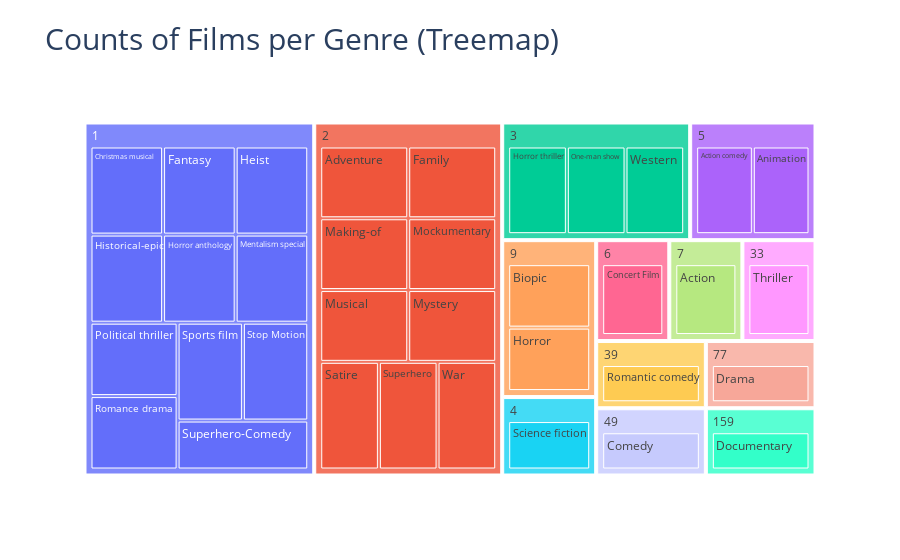

The notebook cell saved with this chart:
### Markdown cell above
# Guiding Question #3
### How many Netflix Originals were created per Genre?
Question 3 shows us a breakdown of the frequency of Netflix Originals that Netflix creates per genre. This can help Netflix understand if they are producing an excessive amount of only a few types of genres in comparison to others, and if they should diversify the original content they provide. It can also show Netflix what content they have an opportunity to make more of if there is not too much original content for certain genres.

### Code cell
df_plot = df_value_counts.sort_values(['Counts for Genres'], ascending = False)
display(df_value_counts)

# plot the treemap for all genres
fig2 = px.treemap(df_plot, path=['Counts for Genres','Genre'], title = "Counts of Films per Genre (Treemap)")
fig2.update_layout(title_font_size = 30)
fig2.show()

### Figure 1 — Plotly figure (JSON) as saved in the notebook; plotly's stock layout.template omitted (floating-point values rounded to 4 significant figures)
{"data": [{"branchvalues": "total", "domain": {"x": [0, 1], "y": [0, 1]}, "hovertemplate": "labels=%{label}<br>count=%{value}<br>parent=%{parent}<br>id=%{id}<extra></extra>", "ids": ["7/Action", "5/Action comedy", "2/Adventure", "5/Animation", "9/Biopic", "1/Christmas musical", "49/Comedy", "6/Concert Film", "159/Documentary", "77/Drama", "2/Family", "1/Fantasy", "1/Heist", "1/Historical-epic", "9/Horror", "1/Horror anthology", "3/Horror thriller", "2/Making-of", "1/Mentalism special", "2/Mockumentary", "2/Musical", "2/Mystery", "3/One-man show", "1/Political thriller", "1/Romance drama", "39/Romantic comedy", "2/Satire", "4/Science fiction", "1/Sports film", "1/Stop Motion", "2/Superhero", "1/Superhero-Comedy", "33/Thriller", "2/War", "3/Western", "1", "2", "3", "4", "5", "6", "7", "9", "33", "39", "49", "77", "159"], "labels": ["Action", "Action comedy", "Adventure", "Animation", "Biopic", "Christmas musical", "Comedy", "Concert Film", "Documentary", "Drama", "Family", "Fantasy", "Heist", "Historical-epic", "Horror", "Horror anthology", "Horror thriller", "Making-of", "Mentalism special", "Mockumentary", "Musical", "Mystery", "One-man show", "Political thriller", "Romance drama", "Romantic comedy", "Satire", "Science fiction", "Sports film", "Stop Motion", "Superhero", "Superhero-Comedy", "Thriller", "War", "Western", "1", "2", "3", "4", "5", "6", "7", "9", "33", "39", "49", "77", "159"], "name": "", "parents": ["7", "5", "2", "5", "9", "1", "49", "6", "159", "77", "2", "1", "1", "1", "9", "1", "3", "2", "1", "2", "2", "2", "3", "1", "1", "39", "2", "4", "1", "1", "2", "1", "33", "2", "3", "", "", "", "", "", "", "", "", "", "", "", "", ""], "type": "treemap", "values": [1, 1, 1, 1, 1, 1, 1, 1, 1, 1, 1, 1, 1, 1, 1, 1, 1, 1, 1, 1, 1, 1, 1, 1, 1, 1, 1, 1, 1, 1, 1, 1, 1, 1, 1, 11, 9, 3, 1, 2, 1, 1, 2, 1, 1, 1, 1, 1]}], "layout": {"autosize": true, "legend": {"tracegroupgap": 0}, "title": {"font": {"size": 30}, "text": "Counts of Films per Genre (Treemap)"}}}
